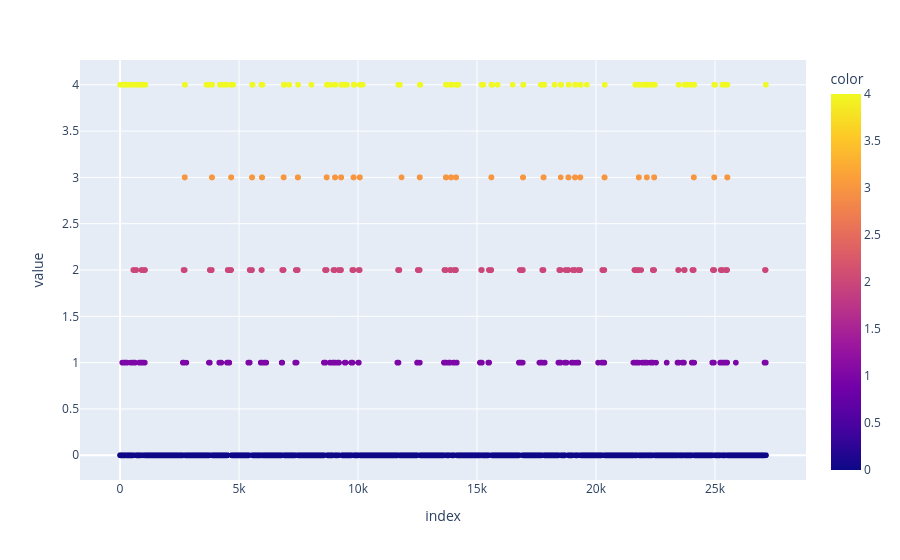

The cell this chart's notebook holds for it:
### Code cell
y_pred_ref= y_pred
import plotly.express as  px
px.scatter(y_pred_ref,color=y_pred_ref)

### Figure 1 — Plotly figure (JSON) as saved in the notebook; plotly's stock layout.template omitted (floating-point values rounded to 4 significant figures; data arrays with more than 128 entries replaced by an {"elided": "..."} marker saying what was removed)
{"data": [{"hovertemplate": "index=%{x}<br>value=%{y}<br>color=%{marker.color}<extra></extra>", "legendgroup": "", "marker": {"color": {"elided": "27143 int values"}, "coloraxis": "coloraxis", "symbol": "circle"}, "mode": "markers", "name": "", "showlegend": false, "type": "scattergl", "x": {"elided": "27143 int values"}, "xaxis": "x", "y": {"elided": "27143 int values"}, "yaxis": "y"}], "layout": {"coloraxis": {"colorbar": {"title": {"text": "color"}}, "colorscale": [[0, "#0d0887"], [0.1111, "#46039f"], [0.2222, "#7201a8"], [0.3333, "#9c179e"], [0.4444, "#bd3786"], [0.5556, "#d8576b"], [0.6667, "#ed7953"], [0.7778, "#fb9f3a"], [0.8889, "#fdca26"], [1, "#f0f921"]]}, "legend": {"tracegroupgap": 0}, "margin": {"t": 60}, "xaxis": {"anchor": "y", "domain": [0, 1], "title": {"text": "index"}}, "yaxis": {"anchor": "x", "domain": [0, 1], "title": {"text": "value"}}}}
